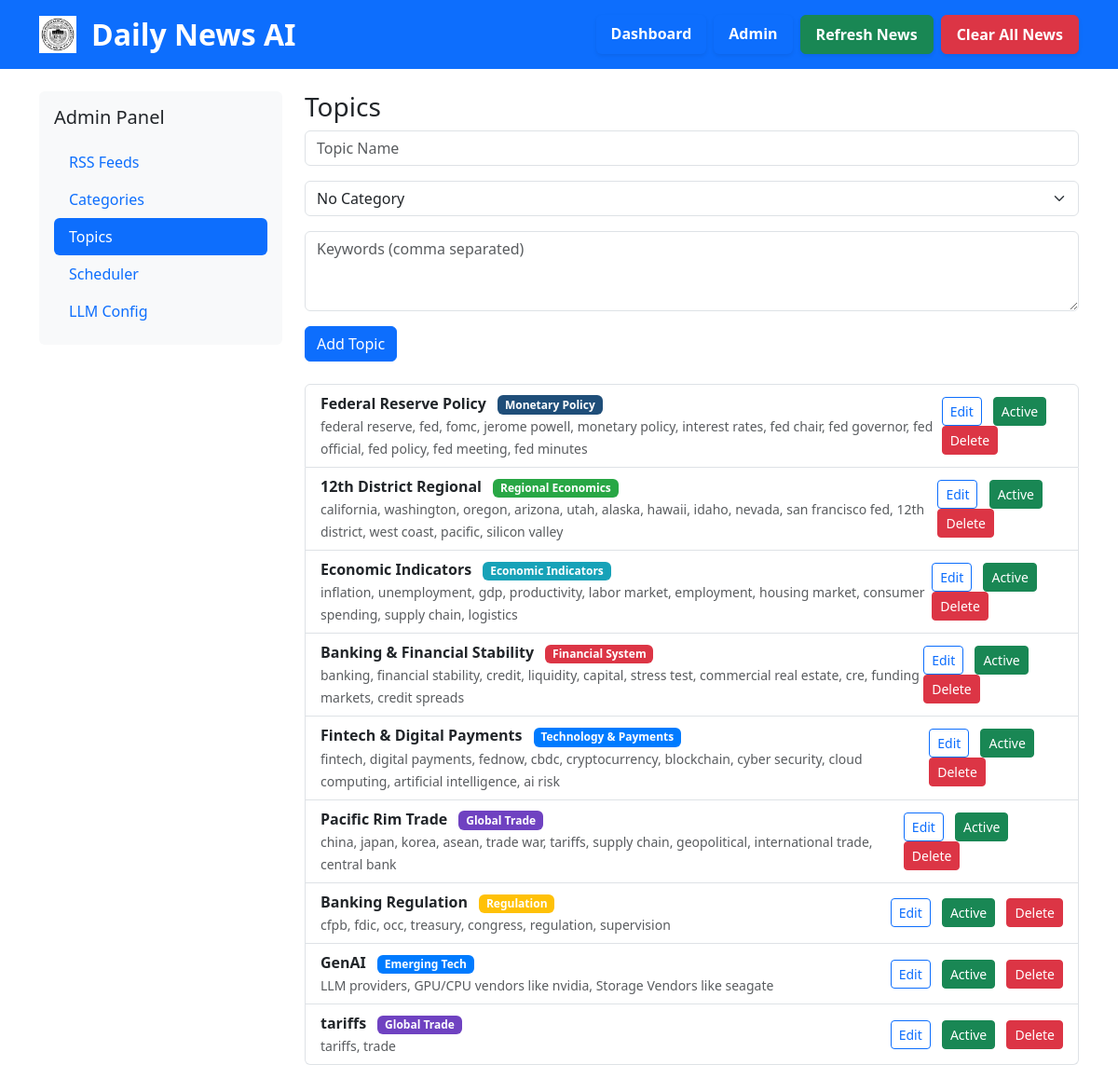
/admin/topics, run on the app's committed database.
### database.py (models this page shows)
class Base(DeclarativeBase):
    pass

class Topic(Base):
    __tablename__ = 'topics'
    id = Column(Integer, primary_key=True)
    name = Column(String(100), nullable=False)
    keywords = Column(Text, nullable=False)
    category_id = Column(Integer, ForeignKey('categories.id'))
    active = Column(Boolean, default=True)
    category = relationship("Category")

class Category(Base):
    __tablename__ = 'categories'
    id = Column(Integer, primary_key=True)
    name = Column(String(100), nullable=False)
    description = Column(Text)
    color = Column(String(7), default='#007bff')  # Hex color code
    active = Column(Boolean, default=True)

### app.py (the view)
@app.route('/admin/topics')
def admin_topics():
    db = SessionLocal()
    try:
        topics = db.query(Topic).options(joinedload(Topic.category)).all()
        categories = db.query(Category).filter(Category.active == True).all()
        return render_template('admin_topics.html', topics=topics, categories=categories, active_tab='topics')
    finally:
        db.close()

### templates/admin_topics.html (shortened to what this page needs)
{% extends "admin_base.html" %}
{% block admin_content %}
<h3>Topics</h3>
<form method="POST" action="{{ url_for('add_topic') }}" class="mb-4">
    <div class="mb-3">
        <input type="text" class="form-control" name="name" placeholder="Topic Name" required>
    </div>
    <div class="mb-3">
        <select class="form-select" name="category_id">
            <option value="">No Category</option>
        </select>
    </div>
    <div class="mb-3">
        <textarea class="form-control" name="keywords" placeholder="Keywords (comma separated)" rows="3"
            required></textarea>
    </div>
    <button type="submit" class="btn btn-primary">Add Topic</button>
</form>
<div class="list-group">
    {% for topic in topics %}
    <div class="list-group-item d-flex justify-content-between align-items-center">
        <div>
            <strong>{{ topic.name }}</strong>
            {% if topic.category %}
            <span class="badge ms-2" style="background-color: {{ topic.category.color }}; color: white;">{{
                topic.category.name }}</span>
            {% endif %}
            <br>
            <small class="text-muted">{{ topic.keywords }}</small>
        </div>
        <div>
            <button class="btn btn-sm btn-outline-primary me-2"
                onclick="editTopic('{{ topic.id }}', '{{ topic.name }}', '{{ topic.keywords }}', '{{ topic.category_id }}')">
                Edit
            </button>
            <a href="{{ url_for('toggle_topic', topic_id=topic.id) }}"
                class="btn btn-sm {% if topic.active %}btn-success{% else %}btn-secondary{% endif %} me-2">
                {% if topic.active %}Active{% else %}Inactive{% endif %}
            </a>
            <a href="{{ url_for('delete_topic', topic_id=topic.id) }}" class="btn btn-sm btn-danger"
                onclick="return confirm('Are you sure you want to delete this topic?')">
                Delete
            </a>
        </div>
    </div>
    {% endfor %}
</div>
{% endblock %}

### data on the page
Topic: name "Federal Reserve Policy", category.name "Monetary Policy", keywords "federal reserve, fed, fomc, jerome powell, monetary policy, interest rates, fed chair, fed governor, fed official, fed policy, fed meeting, fed minutes", active "Active"
Topic: name "12th District Regional", category.name "Regional Economics", keywords "california, washington, oregon, arizona, utah, alaska, hawaii, idaho, nevada, san francisco fed, 12th district, west coast, pacific, silicon valley", active "Active"
Topic: name "Economic Indicators", category.name "Economic Indicators", keywords "inflation, unemployment, gdp, productivity, labor market, employment, housing market, consumer spending, supply chain, logistics", active "Active"
Topic: name "Banking & Financial Stability", category.name "Financial System", keywords "banking, financial stability, credit, liquidity, capital, stress test, commercial real estate, cre, funding markets, credit spreads", active "Active"
Topic: name "Fintech & Digital Payments", category.name "Technology & Payments", keywords "fintech, digital payments, fednow, cbdc, cryptocurrency, blockchain, cyber security, cloud computing, artificial intelligence, ai risk", active "Active"
Topic: name "Pacific Rim Trade", category.name "Global Trade", keywords "china, japan, korea, asean, trade war, tariffs, supply chain, geopolitical, international trade, central bank", active "Active"
Topic: name "Banking Regulation", category.name "Regulation", keywords "cfpb, fdic, occ, treasury, congress, regulation, supervision", active "Active"
Topic: name "GenAI", category.name "Emerging Tech", keywords "LLM providers, GPU/CPU vendors like nvidia, Storage Vendors like seagate", active "Active"
Topic: name "tariffs", category.name "Global Trade", keywords "tariffs, trade", active "Active"
